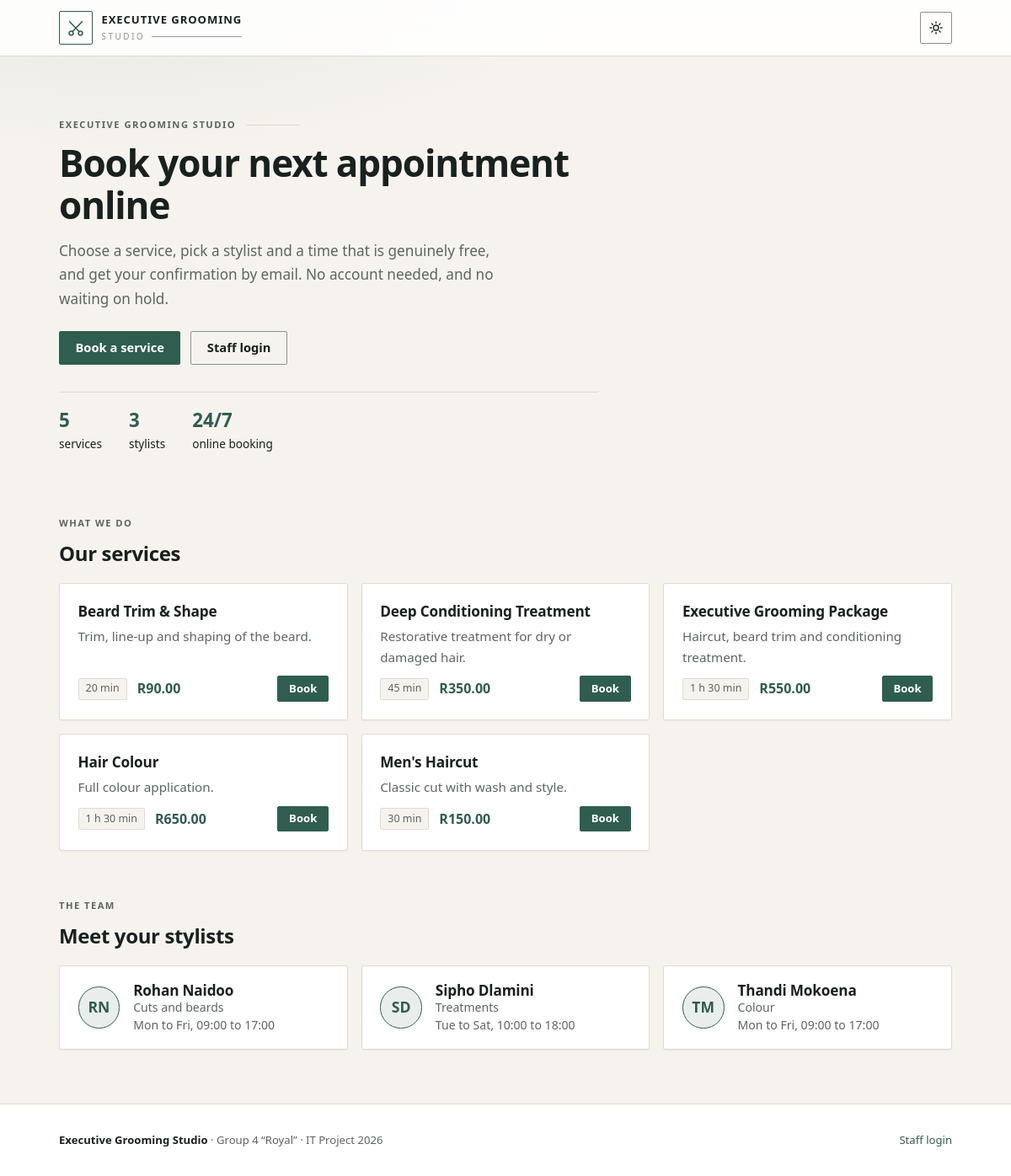
The page /public/index.php on the database its author committed.
### tables this page shows
CREATE TABLE Service (
    service_id INT AUTO_INCREMENT PRIMARY KEY,
    name VARCHAR(100) NOT NULL,
    description TEXT,
    duration_minutes INT NOT NULL CHECK (duration_minutes > 0),
    price DECIMAL(8,2) NOT NULL CHECK (price > 0),
    image VARCHAR(255) NULL    
);

CREATE TABLE Stylist (
    stylist_id INT AUTO_INCREMENT PRIMARY KEY,
    name VARCHAR(100) NOT NULL,
    email VARCHAR(150) NOT NULL UNIQUE,
    password_hash VARCHAR(255) NOT NULL,
    specialty VARCHAR(100),
    working_hours VARCHAR(255) NOT NULL
);

### classes/Service.php (called while the page is built, shortened)
<?php
class Service
{
    public static function getAll(): array
    {
        $db   = Database::getConnection();
        $stmt = $db->query(
            'SELECT service_id, name, description, duration_minutes, price, image
             FROM Service
             ORDER BY name'
        );
        return $stmt->fetchAll();
    }
}

### classes/Stylist.php (called while the page is built, shortened)
<?php
class Stylist
{
    public static function getAll(): array
    {
        $db   = Database::getConnection();
        $stmt = $db->query(
            'SELECT stylist_id, name, specialty, working_hours
             FROM Stylist
             ORDER BY name'
        );
        return $stmt->fetchAll();
    }
    public static function parseWorkingHours(string $text): ?array
    {
        $text = trim($text);
        if (!preg_match('/^(Mon|Tue|Wed|Thu|Fri|Sat|Sun)-(Mon|Tue|Wed|Thu|Fri|Sat|Sun) (\d{2}:\d{2})-(\d{2}:\d{2})$/', $text, $m)) {
            return null;
        }
        return ['off' => false, 'first' => $m[1], 'last' => $m[2], 'open' => $m[3], 'close' => $m[4]];
    }
    public static function describeWorkingHours(string $text): string
    {
        $parts = self::parseWorkingHours($text);
        $days = ($parts['first'] === $parts['last']) ? $parts['first'] : $parts['first'] . ' to ' . $parts['last'];
        return $days . ', ' . $parts['open'] . ' to ' . $parts['close'];
    }
}

### config/helpers.php (called while the page is built, shortened)
<?php
function e(string $text): string
{
    return htmlspecialchars($text, ENT_QUOTES, 'UTF-8');
}

### public/index.php (the view, shortened to what this page needs)
<?php
require_once __DIR__ . '/../config/helpers.php';
require_once __DIR__ . '/../classes/Service.php';
require_once __DIR__ . '/../classes/Stylist.php';
function durationText(int $minutes): string
{
    $hours = intdiv($minutes, 60);
    $rest  = $minutes % 60;
    if ($hours === 0) {
        return $rest . ' min';
    }
    return $hours . ' h' . ($rest > 0 ? ' ' . $rest . ' min' : '');
}
$services = [];
$stylists = [];
$error    = null;
try {
    $services = Service::getAll();
    $stylists = Stylist::getAll();
} catch (PDOException $ex) {
    error_log('Could not load the home page: ' . $ex->getMessage());
    $error = 'Sorry, we could not load our services right now. Please try again later.';
}
$heroPhoto = null;
$working = array_filter($stylists, function ($s) {
    $hours = Stylist::parseWorkingHours($s['working_hours']);
    return $hours !== null && !$hours['off'];
});
?>
<!DOCTYPE html>
<html lang="en">
<head>
    <link rel="stylesheet" href="assets/css/style.css?v=<?= (int) @filemtime(__DIR__ . '/assets/css/style.css') ?>">
</head>
<body>
    <header class="site-header">
        <h1>Executive Grooming</h1>
        <p>Studio</p>
    </header>
    <main class="container">
        <section class="hero<?= $heroPhoto ? '' : ' no-photo' ?>">
            <div>
                <p class="eyebrow">Executive Grooming Studio</p>
                <h2 class="hero-title">Book your next appointment online</h2>
                <p class="lead">Choose a service, pick a stylist and a time that is genuinely free, and get your confirmation by email. No account needed, and no waiting on hold.</p>
                <div class="hero-actions">
                    <a class="button" href="#services">Book a service</a>
                    <a class="button button-outline" href="login.php">Staff login</a>
                </div>
                <?php if (!$error): ?>
                    <div class="stats">
                        <div class="stat"><strong><?= count($services) ?></strong><span>services</span></div>
                        <div class="stat"><strong><?= count($working) ?></strong><span>stylists</span></div>
                        <div class="stat"><strong>24/7</strong><span>online booking</span></div>
                    </div>
                <?php endif; ?>
            </div>
        </section>
        <section class="section" id="services">
            <div class="section-head">
                <div>
                    <p class="eyebrow">What we do</p>
                    <h2>Our services</h2>
                </div>
            </div>
            <?php if ($error): ?>
                <p class="error"><?= e($error) ?></p>
            <?php elseif (count($services) === 0): ?>
                <p>No services are available at the moment.</p>
            <?php else: ?>
                <div class="service-grid">
                    <?php foreach ($services as $service): ?>
                        <article class="service-card">
                            <div class="card-body">
                                <h3><?= e($service['name']) ?></h3>
                                <p class="card-text"><?= e($service['description'] ?? '') ?></p>
                                <div class="card-foot">
                                    <span class="chip"><?= e(durationText((int) $service['duration_minutes'])) ?></span>
                                    <span class="price">R<?= number_format((float) $service['price'], 2, '.', ' ') ?></span>
                                    <a class="button" href="book.php?service_id=<?= (int) $service['service_id'] ?>">Book</a>
                                </div>
                            </div>
                        </article>
                    <?php endforeach; ?>
                </div>
            <?php endif; ?>
        </section>
        <?php if (!$error && count($working) > 0): ?>
            <section class="section">
                <div class="section-head">
                    <div>
                        <p class="eyebrow">The team</p>
                        <h2>Meet your stylists</h2>
                    </div>
                </div>
                <div class="team-grid">
                    <?php foreach ($working as $s): ?>
                        <?php
                            $initials = '';
                            foreach (preg_split('/\s+/', trim($s['name'])) as $word) {
                                $initials .= mb_strtoupper(mb_substr($word, 0, 1));
                            }
                            $initials = mb_substr($initials, 0, 2);
                        ?>
                        <div class="team-card">
                            <span class="avatar" aria-hidden="true"><?= e($initials) ?></span>
                            <div>
                                <h3><?= e($s['name']) ?></h3>
                                <p><?= $s['specialty'] ? e($s['specialty']) . '<br>' : '' ?><?= e(Stylist::describeWorkingHours($s['working_hours'])) ?></p>
                            </div>
                        </div>
                    <?php endforeach; ?>
                </div>
            </section>
        <?php endif; ?>
    </main>
    <footer class="site-footer">
        <div class="footer-inner">
            <span><strong>Executive Grooming Studio</strong> &middot; Group 4 &ldquo;Royal&rdquo; &middot; IT Project 2026</span>
            <a href="login.php">Staff login</a>
        </div>
    </footer>
</body>
</html>

### rows shown on the page
service: name "Beard Trim & Shape", description "Trim, line-up and shaping of the beard.", duration_minutes "20 min", price "90.00"
service: name "Deep Conditioning Treatment", description "Restorative treatment for dry or damaged hair.", duration_minutes "45 min", price "350.00"
service: name "Executive Grooming Package", description "Haircut, beard trim and conditioning treatment.", duration_minutes "1 h 30 min", price "550.00"
service: name "Hair Colour", description "Full colour application.", duration_minutes "1 h 30 min", price "650.00"
service: name "Men's Haircut", description "Classic cut with wash and style.", duration_minutes "30 min", price "150.00"
stylist: initials "RN", name "Rohan Naidoo", specialty "Cuts and beards", working_hours "Mon to Fri, 09:00 to 17:00"
stylist: initials "SD", name "Sipho Dlamini", specialty "Treatments", working_hours "Tue to Sat, 10:00 to 18:00"
stylist: initials "TM", name "Thandi Mokoena", specialty "Colour", working_hours "Mon to Fri, 09:00 to 17:00"

### other values the page prints
count($services) "5"
count($working) "3"
